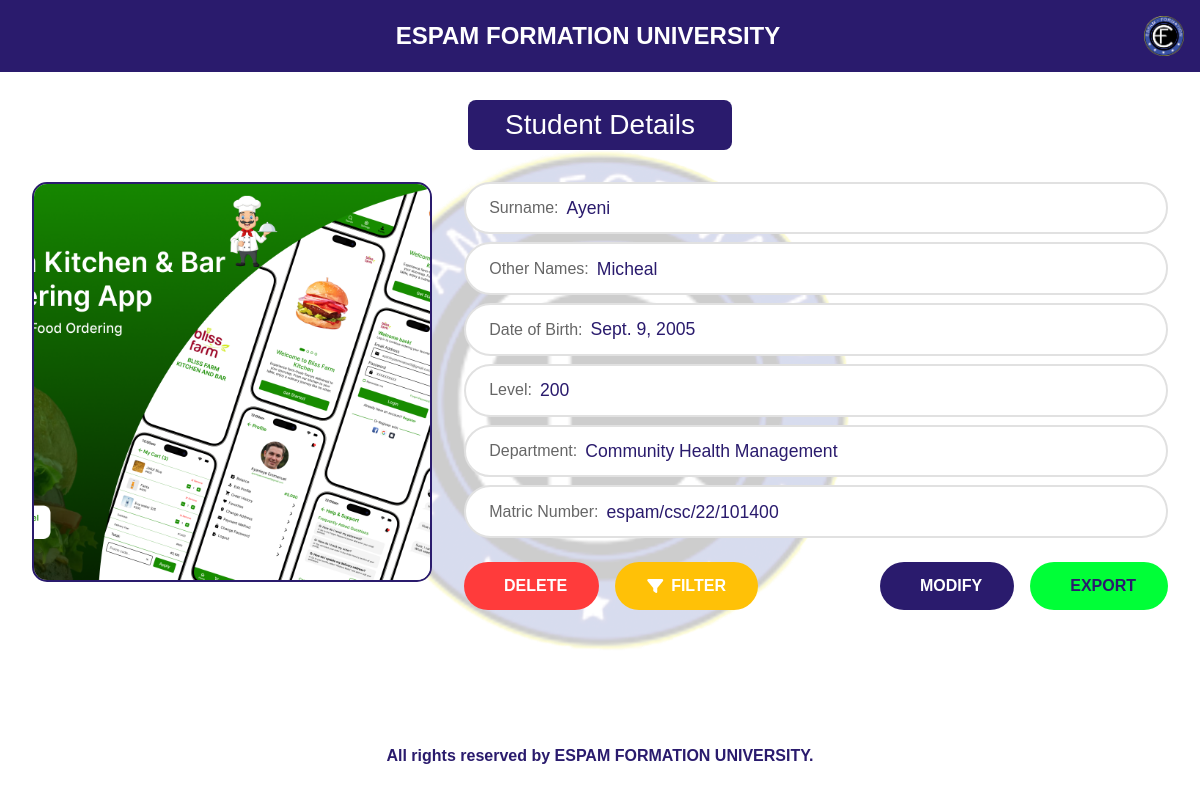
Page /student_details/6/ (signed in) on the committed database.
### student_profile/models.py (models this page shows, shortened)
class Student(models.Model):
    DEPARTMENT_CHOICES = [
        ('Sociology', 'Sociology'),
        ('Economics', 'Economics'),
        ('Political Science', 'Political Science'),
        ('Computer Science', 'Computer Science'),
        ('Mass Communication', 'Mass Communication'),
        ('Accounting & Finance', 'Accounting & Finance'),
        ('Public Administration', 'Public Administration'),
        ('Business Administration', 'Business Administration'),
        ('Human Resource Management', 'Human Resource Management'),
        ('International Relation & Diplomacy', 'International Relations & Diplomacy'),
        ('Environmental Health Management', 'Environmental Health Management'),
        ('Community Health Management', 'Community Health Management'),
        ('Nursing', 'Nursing'),
    ]
    surname = models.CharField(max_length=100)
    other_names = models.CharField(max_length=150)
    date_of_birth = models.DateField()
    level = models.CharField(max_length=10)
    department = models.CharField(max_length=50, choices=DEPARTMENT_CHOICES)
    matric_number = models.CharField(max_length=50, unique=True)
    photo = models.ImageField(upload_to='students/photos/', blank=True, null=True)

### student_profile/views.py (the view)
    def wrap(request, *args, **kwargs):
        if request.user.is_authenticated and request.user.role == 'admin':
            return view_func(request, *args, **kwargs)
        else:
            messages.error(request, "You must be logged in as an admin to access this page.")
            return redirect('login')

### student_profile/views.py (called while the page is built)
def admin_required(view_func):
    def wrap(request, *args, **kwargs):
        if request.user.is_authenticated and request.user.role == 'admin':
            return view_func(request, *args, **kwargs)
        else:
            messages.error(request, "You must be logged in as an admin to access this page.")
            return redirect('login')
    return wrap

@login_required
@admin_required
def student_details(request, id):
    student = get_object_or_404(Student, pk=id)
    context = {
        'student': student,
    }
    return render(request, 'student_details.html', context)

### templates/student_details.html (shortened to what this page needs)
{% load static %}
<!DOCTYPE html>
<html lang="en">
  <head>
    <link href="https://cdn.lineicons.com/4.0/lineicons.css" rel="stylesheet" />
    <link
      href="https://cdn.jsdelivr.net/npm/bootstrap@5.3.3/dist/css/bootstrap.min.css"
      rel="stylesheet"
    />
    <link
      rel="stylesheet"
      href="https://cdnjs.cloudflare.com/ajax/libs/font-awesome/6.5.0/css/all.min.css"
    />
    <link rel="stylesheet" href="{% static 'css/style.css' %}" />
  </head>
  <body>
    <div class="dashboard-main">
      <nav class="dashboard-nav">
        <div class="dashboard-container">
          <button class="back-btn" onclick="window.location.href='{% url 'view_students' %}'">
          </button>
          <h1 class="dashboard-title">ESPAM FORMATION UNIVERSITY</h1>
          <img
            src="{% static 'images/Espam Logo.png' %}"
            alt="ESPAM Logo"
            class="nav-logo"
          />
        </div>
      </nav>
      <main class="student-details-container">
        <div class="page-title">
          <h3>Student Details</h3>
        </div>
        <div class="student-details-content">
          <div class="photo-upload-section">
            <div class="photo-container">
              {% if student.photo %}
              <img
                src="{{ student.photo.url }}"
                alt="{{ student.surname }}'s photo"
                width="100"
                class="student-image h-100"
              />
              {% endif %}
            </div>
          </div>
          <div class="student-fields">
            <div class="field-group">
              <div class="field-label">Surname:</div>
              <div class="field-value">{{ student.surname }}</div>
            </div>
            <div class="field-group">
              <div class="field-label">Other Names:</div>
              <div class="field-value">{{ student.other_names }}</div>
            </div>
            <div class="field-group">
              <div class="field-label">Date of Birth:</div>
              <div class="field-value">{{ student.date_of_birth }}</div>
            </div>
            <div class="field-group">
              <div class="field-label">Level:</div>
              <div class="field-value">{{ student.level }}</div>
            </div>
            <div class="field-group">
              <div class="field-label">Department:</div>
              <div class="field-value">{{ student.department }}</div>
            </div>
            <div class="field-group">
              <div class="field-label">Matric Number:</div>
              <div class="field-value">{{ student.matric_number }}</div>
            </div>
            <div class="student-actions">
              <div class="action-right">
                <button
                class="action-btn delete-btn"
                data-bs-toggle="modal"
                data-bs-target="#deleteConfirmationModal"
                >
                  DELETE
                </button>
                <a
                  href="{% url 'filter_student' student.id %}"
                  class="text-decoration-none"
                >
                  <button class="action-btn bg-warning" style="color: white">
                    <i class="fas fa-filter" style="color: white"></i>
                    FILTER
                  </button>
                </a>
              </div>
              <div class="action-right">
                <a
                  href="{% url 'modify' student.id %}"
                  class="text-decoration-none"
                >
                  <button class="action-btn filter-btn">
                    MODIFY
                  </button>
                </a>
                <a
                  href="{% url 'export_student_pdf' student.id %}"
                  class="text-decoration-none"
                >
                  <button class="action-btn export-btn">
                    EXPORT
                  </button>
                </a>
              </div>
            </div>
          </div>
        </div>
      </main>
      <footer class="dashboard-footer">
        <p>All rights reserved by ESPAM FORMATION UNIVERSITY.</p>
      </footer>
    </div>
  </body>
</html>

### static/css/style.css (style rules this page uses)
body { margin: 0; padding: 0; font-family: "Poppins", sans-serif; }
body::before { content: ""; position: fixed; top: 50%; left: 50%; transform: translate(-50%, -50%); width: 500px; overflow: hidden; margin: 0; padding: 0; height: 100vh; background-image: url("/static/images/Espam logo.png"); background-size: contain; background-repeat: no-repeat; background-position: center; opacity: 0.1; z-index: -2; }
.dashboard-main { min-height: 100vh; display: flex; flex-direction: column; }
.dashboard-main::before { content: ""; position: fixed; top: 50%; left: 50%; transform: translate(-50%, -50%); width: 500px; height: 500px; background-image: url("../images/Espam logo.png"); background-size: contain; background-repeat: no-repeat; background-position: center; opacity: 0.1; z-index: -1; }
.dashboard-nav { position: fixed; top: 0; left: 0; right: 0; z-index: 1000; background-color: #2a1b6d; padding: 1rem 0; }
.dashboard-container { display: flex; justify-content: space-between; align-items: center; max-width: 1200px; margin: 0 auto; padding: 0 1rem; }
.dashboard-footer { position: fixed; bottom: 0; left: 0; right: 0; text-align: center; padding: 1rem; background-color: white; color: #2a1b6d; font-weight: 600; z-index: 999; }
.export-btn { background-color: white; color: #2a1b6d; border: none; border-radius: 25px; padding: 0.5rem 1.5rem; font-weight: 600; display: flex; align-items: center; gap: 0.5rem; }
.student-image { width: 60px; height: 60px; object-fit: cover; }
.back-btn { background: none; border: none; color: white; font-size: 1.5rem; cursor: pointer; padding: 0.5rem; }
.nav-logo { width: 40px; height: 40px; }
.delete-btn { background-color: #ff3b3b; color: white; }
.export-btn { background-color: #00ff37; color: #2a1b6d; }
.delete-btn, .modify-btn, .export-btn { border: none; border-radius: 25px; padding: 0.75rem 2rem; font-weight: 600; display: flex; align-items: center; gap: 0.5rem; cursor: pointer; }
.dashboard-title { color: white; font-size: 1.5rem; font-weight: 600; margin: 0; }
.back-btn { background: none; border: none; color: white; font-size: 1.5rem; cursor: pointer; display: flex; align-items: center; padding: 0.5rem; }
.student-details-container { max-width: 1200px; margin: 100px auto 0; padding: 0 2rem; }
.student-details-content { display: flex; gap: 2rem; margin: 2rem 0; align-items: stretch; }
.student-fields { flex: 1; display: flex; flex-direction: column; gap: 0.5rem; }
.field-group { border: 2px solid #e1e1e1; border-radius: 25px; background: white; padding: 0.7rem 1.45rem; border-radius: 50px; display: flex; align-items: center; }
.page-title { text-align: center; margin-bottom: 2rem; }
.page-title h3 { display: inline-block; background-color: #2a1b6d; color: white; padding: 0.5rem 2.3rem; border-radius: 8px; margin: 0; font-family: inherit; }
.field-label { color: #666; font-size: 1rem; padding-right: 0.5rem !important; }
.field-value { color: #2a1b6d; font-weight: 500; font-size: 1.1rem; }
.student-actions { display: flex; justify-content: space-between; gap: 10px; margin-top: 1rem; }
.action-right { display: flex; gap: 1rem; }
.action-btn { border: none; border-radius: 25px; padding: 0.75rem 2rem; font-weight: 600; display: flex; align-items: center; gap: 0.5rem; cursor: pointer; }
.filter-btn { background-color: #2a1b6d; color: white; }
.photo-upload-section { flex: 0 0 400px; }
.photo-container { position: relative; width: 100%; aspect-ratio: 1; background-color: #f0f0f0; border: 2px solid #2a1b6d; border-radius: 15px; overflow: hidden; }
.photo-container img { width: 100%; height: 100%; object-fit: cover; }

### rows in the picture
Student: photo (picture), surname "Ayeni", other_names "Micheal", date_of_birth "Sept. 9, 2005", level "200", department "Community Health Management", matric_number "espam/csc/22/101400"
